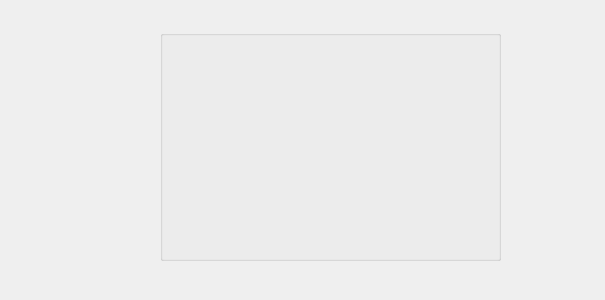
<?xml version="1.0" encoding="UTF-8"?>
<ui version="4.0">
 <class>afficher</class>
 <widget class="QDialog" name="afficher">
  <property name="geometry">
   <rect>
    <x>0</x>
    <y>0</y>
    <width>605</width>
    <height>300</height>
   </rect>
  </property>
  <property name="windowTitle">
   <string>Dialog</string>
  </property>
  <widget class="QGroupBox" name="groupBox">
   <property name="geometry">
    <rect>
     <x>160</x>
     <y>30</y>
     <width>341</width>
     <height>231</height>
    </rect>
   </property>
   <property name="title">
    <string/>
   </property>
  </widget>
 </widget>
 <resources/>
 <connections/>
</ui>
